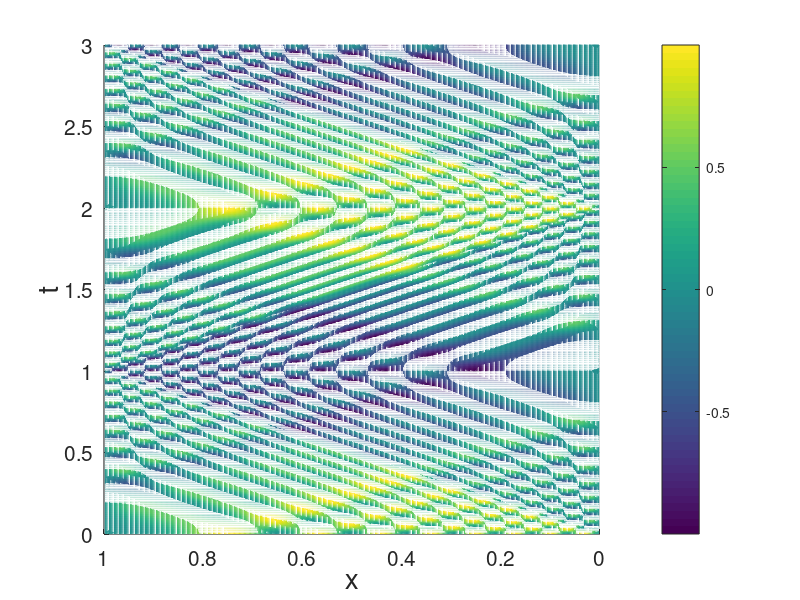

Reproduce this figure in MATLAB. (Note: this script raises an error after producing the figure.)
% construct wave matrix using kron
clc
clear;
global flag_source flag_BC x 
flag_BC=1;
flag_source=1;
c=sqrt(1);
n=400;
X=1;
ex=ones(n,1);
dx=X/(n+1);
DDx=1/dx^2*spdiags([ex -2*ex ex],[-1:1],n,n);  % second derivative space
T=3;
dt=dx/c;            % dt on CFL, need to be slightly below
m=ceil(T/dt);       % compute needed time steps to be just below  
%m=2*ceil(T/dt);       % compute needed time steps to be just below  
dt=T/m;             % dt to be used
et=ones(m,1);

DDt=1/(c^2*dt^2)*spdiags([et -2*et et],[-2:0],m,m);  % second derivative time

A=kron(DDt,speye(size(DDx)))-kron(spdiags(et,-1,m,m),DDx);

% add initial conditions on the right hand side, using Taylor

t=dt:dt:T;
x=(dx:dx:1-dx)';
 
u0=sin(8*pi*(1-x).^2).^2;
 
u0t=zeros(size(x));

%--------Construct the right hand-side f---------
x=(0:dx:1)';
f=zeros(size(A,1),1);
j=1;
f((j-1)*n+1:j*n)=u0t/dt+u0/dt^2+1/2*DDx*u0;
j=2;
f((j-1)*n+1:j*n)=-u0/dt^2;


%------------------------------------------------
x=(dx:dx:1-dx)';
ue=A\f;
%for k=1:m
%  plot(x,ue((k-1)*n+1:k*n),'-');
%  axis([0 1 min(ue) max(ue)]);
%  pause
%end
  
Ue=reshape(ue,n,m);
mesh(t,x,Ue);colorbar
set(gca,'fontsize',15);
xlabel('t','fontsize',20);ylabel('x','fontsize',20);
view(-90,90);
%yt=get(gca, 'YTick'); set(gca, 'YTickLabel', fliplr(yt));
%colorbar
%print -depsc WaveSolutionUTP.eps


pause

% now construct the red and black subdomains, red non-overlapping, black as well

nx=5;                      % three spatial red subdomains
[Rr,Rb,mtr,mtb]=RedBlackSubdomains(n,m,nx);

% so now run tent pitching:

u=1*(rand(m*n,1)-1/2);
U=reshape(ue-u,n,m);
mesh(t,x,abs(U));colorbar
set(gca,'fontsize',15);
xlabel('t','fontsize',20);ylabel('x','fontsize',20);
view(-90,90);
title('Initial Error','FontSize',20)
pause;

for jr=1:mtr
  for ir=1:nx
    u=u+Rr{ir,jr}'*((Rr{ir,jr}*A*Rr{ir,jr}')\(Rr{ir,jr}*(f-A*u)));
  end;  
    U=reshape(ue-u,n,m);
    mesh(t,x,abs(U));colorbar
    set(gca,'fontsize',15);
    xlabel('t','fontsize',20);ylabel('x','fontsize',20);
    view(-90,90);
    title([num2str(jr),' Red Iteration'],'FontSize',20)
    % surf(t,x,U);
    % xlabel('t');ylabel('x');
    % axis([0 1 0 1 -1 1 -1 1]);
    % colorbar
    % view(-90,90)
    % yt=get(gca, 'YTick'); set(gca, 'YTickLabel', fliplr(yt));
    %print('-depsc',['WaveUTPRedIter' num2str(jr) '.eps']);
    pause
  jb=jr;
  for ib=1:nx-1
    u=u+Rb{ib,jb}'*((Rb{ib,jb}*A*Rb{ib,jb}')\(Rb{ib,jb}*(f-A*u)));
  end  
    U=reshape(ue-u,n,m);
%%      U=reshape(u,n,m);
    % surf(t,x,U);
    % xlabel('t');ylabel('x');
    % axis([0 1 0 1 -1 1 -1 1]);
    % colorbar
    % view(-90,90)
    % yt=get(gca, 'YTick'); set(gca, 'YTickLabel', fliplr(yt));
    mesh(t,x,abs(U));colorbar
    set(gca,'fontsize',15);
    xlabel('t','fontsize',20);ylabel('x','fontsize',20);
    view(-90,90);
    title([num2str(jr),' Black Iteration'],'FontSize',20)

    %print('-depsc',['WaveUTPBlackIter' num2str(jr) '.eps']);
    pause
end

